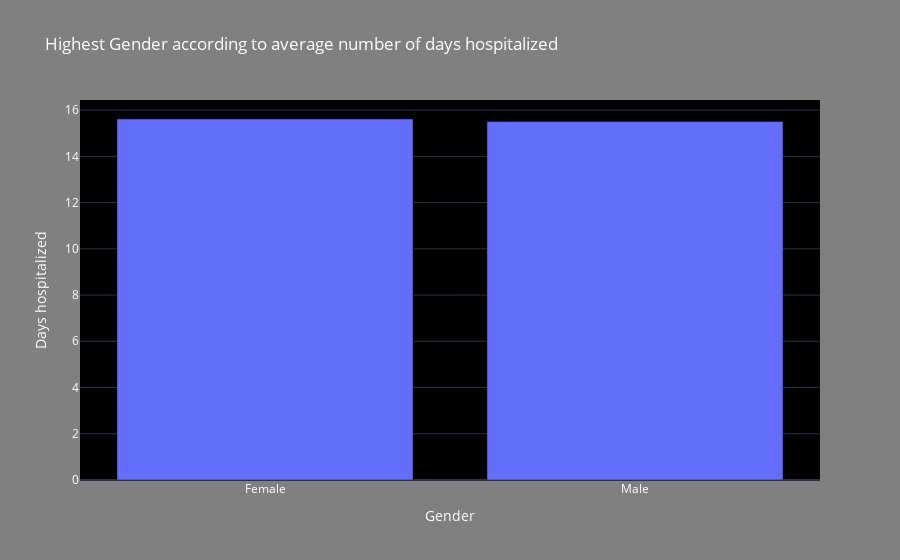
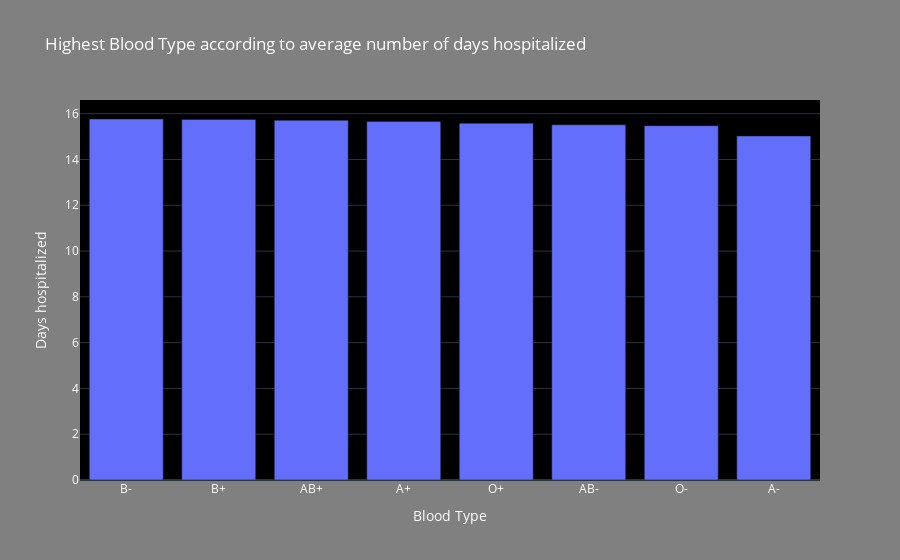
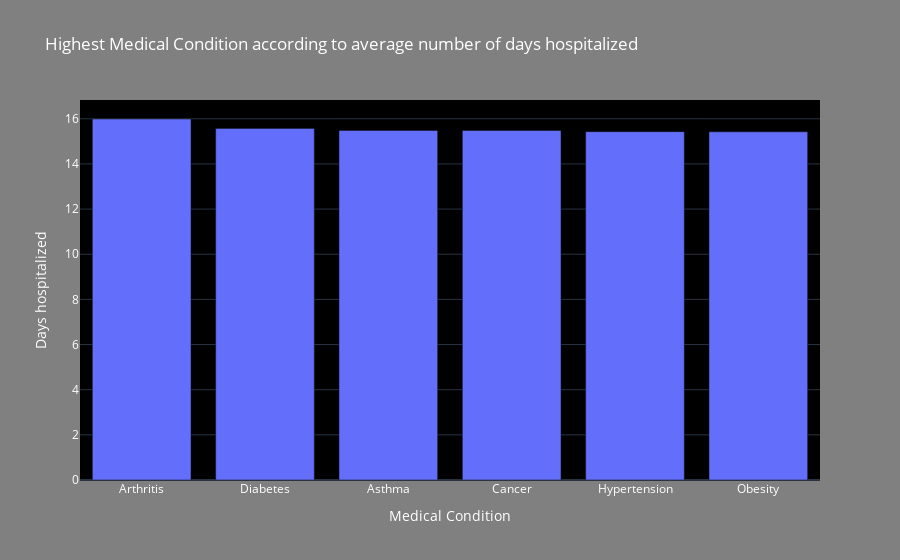
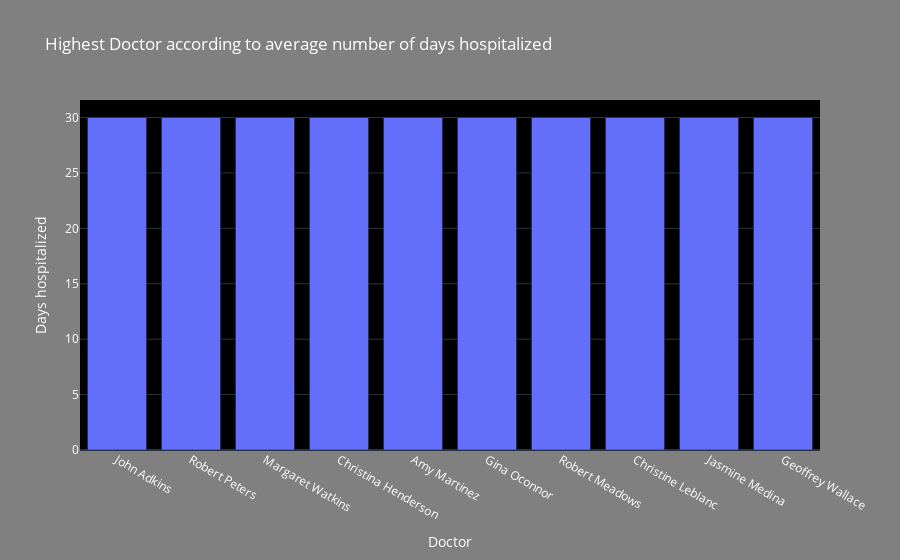

Write notebook code for charts like these, in order.
### Code cell
# Highest 'Features' according to average number of days hospitalized

for i in cols:
    
    if i == 'Gender':

        char_bar = df.groupby(['Gender'])[['Days hospitalized']].mean().reset_index()
        char_bar = char_bar.sort_values(by=("Days hospitalized"), ascending=False)

        top = char_bar.head(10)
        fig = go.Figure()
        fig.add_trace(go.Bar(x=top['Gender'], y=top["Days hospitalized"]))

        fig.update_layout(title='Highest Gender according to average number of days hospitalized',
                          xaxis_title='Gender',
                          yaxis_title= "Days hospitalized",
                          plot_bgcolor='black', 
                          paper_bgcolor='gray',  
                          font=dict(color='white'))

        pyo.init_notebook_mode(connected=True)
        pyo.iplot(fig)

    else:
        char_bar = df.groupby([i])[['Days hospitalized']].mean().reset_index()
        char_bar = char_bar.sort_values(by=("Days hospitalized"), ascending=False)

        top = char_bar.head(10)
        fig = go.Figure()
        fig.add_trace(go.Bar(x=top[i], y=top['Days hospitalized']))

        fig.update_layout(title="Highest " + i + " according to average number of days hospitalized",
                          xaxis_title= i,
                          yaxis_title= "Days hospitalized",
                          plot_bgcolor='black', 
                          paper_bgcolor='gray',  
                          font=dict(color='white'))

        pyo.init_notebook_mode(connected=True)
        pyo.iplot(fig)

### Figure 1 — Plotly figure (JSON) as saved in the notebook; plotly's stock layout.template omitted (floating-point values rounded to 4 significant figures)
{"data": [{"x": ["Female", "Male"], "y": [15.62, 15.51], "type": "bar"}], "layout": {"font": {"color": "white"}, "paper_bgcolor": "gray", "plot_bgcolor": "black", "title": {"text": "Highest Gender according to average number of days hospitalized"}, "xaxis": {"title": {"text": "Gender"}}, "yaxis": {"title": {"text": "Days hospitalized"}}}}

### Figure 2 — Plotly figure (JSON) as saved in the notebook; plotly's stock layout.template omitted (floating-point values rounded to 4 significant figures)
{"data": [{"x": ["B-", "B+", "AB+", "A+", "O+", "AB-", "O-", "A-"], "y": [15.77, 15.75, 15.71, 15.66, 15.58, 15.52, 15.48, 15.03], "type": "bar"}], "layout": {"font": {"color": "white"}, "paper_bgcolor": "gray", "plot_bgcolor": "black", "title": {"text": "Highest Blood Type according to average number of days hospitalized"}, "xaxis": {"title": {"text": "Blood Type"}}, "yaxis": {"title": {"text": "Days hospitalized"}}}}

### Figure 3 — Plotly figure (JSON) as saved in the notebook; plotly's stock layout.template omitted (floating-point values rounded to 4 significant figures)
{"data": [{"x": ["Arthritis", "Diabetes", "Asthma", "Cancer", "Hypertension", "Obesity"], "y": [15.99, 15.57, 15.48, 15.48, 15.43, 15.42], "type": "bar"}], "layout": {"font": {"color": "white"}, "paper_bgcolor": "gray", "plot_bgcolor": "black", "title": {"text": "Highest Medical Condition according to average number of days hospitalized"}, "xaxis": {"title": {"text": "Medical Condition"}}, "yaxis": {"title": {"text": "Days hospitalized"}}}}

### Figure 4 — Plotly figure (JSON) as saved in the notebook; plotly's stock layout.template omitted (floating-point values rounded to 4 significant figures)
{"data": [{"x": ["John Adkins", "Robert Peters", "Margaret Watkins", "Christina Henderson", "Amy Martinez", "Gina Oconnor", "Robert Meadows", "Christine Leblanc", "Jasmine Medina", "Geoffrey Wallace"], "y": [30.0, 30.0, 30.0, 30.0, 30.0, 30.0, 30.0, 30.0, 30.0, 30.0], "type": "bar"}], "layout": {"font": {"color": "white"}, "paper_bgcolor": "gray", "plot_bgcolor": "black", "title": {"text": "Highest Doctor according to average number of days hospitalized"}, "xaxis": {"title": {"text": "Doctor"}}, "yaxis": {"title": {"text": "Days hospitalized"}}}}
